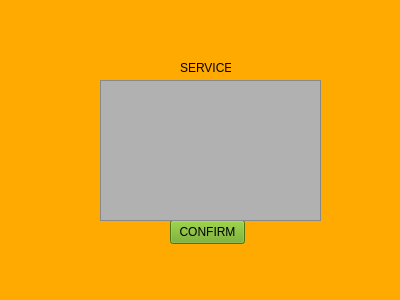
<?xml version="1.0" encoding="UTF-8"?>
<ui version="4.0">
 <class>Form</class>
 <widget class="QWidget" name="Form">
  <property name="geometry">
   <rect>
    <x>0</x>
    <y>0</y>
    <width>400</width>
    <height>300</height>
   </rect>
  </property>
  <property name="windowTitle">
   <string>Form</string>
  </property>
  <property name="styleSheet">
   <string notr="true">background-color: rgb(255, 170, 0);</string>
  </property>
  <widget class="QPushButton" name="btn_service_confirm">
   <property name="geometry">
    <rect>
     <x>170</x>
     <y>220</y>
     <width>75</width>
     <height>24</height>
    </rect>
   </property>
   <property name="styleSheet">
    <string notr="true">color: rgb(0, 0, 0);
background-color: rgb(105, 166, 25);</string>
   </property>
   <property name="text">
    <string>CONFIRM</string>
   </property>
  </widget>
  <widget class="QLabel" name="label_87">
   <property name="geometry">
    <rect>
     <x>180</x>
     <y>60</y>
     <width>51</width>
     <height>16</height>
    </rect>
   </property>
   <property name="text">
    <string>SERVICES</string>
   </property>
  </widget>
  <widget class="QListWidget" name="txt_servelist">
   <property name="geometry">
    <rect>
     <x>100</x>
     <y>80</y>
     <width>221</width>
     <height>141</height>
    </rect>
   </property>
   <property name="styleSheet">
    <string notr="true">background-color: rgb(177, 177, 177);
color: rgb(0, 0, 0);</string>
   </property>
  </widget>
 </widget>
 <resources/>
 <connections/>
</ui>
